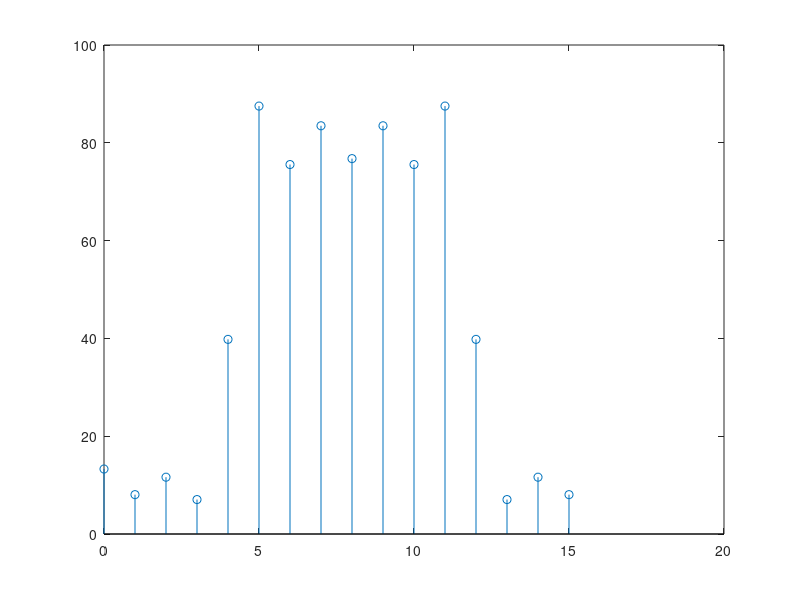
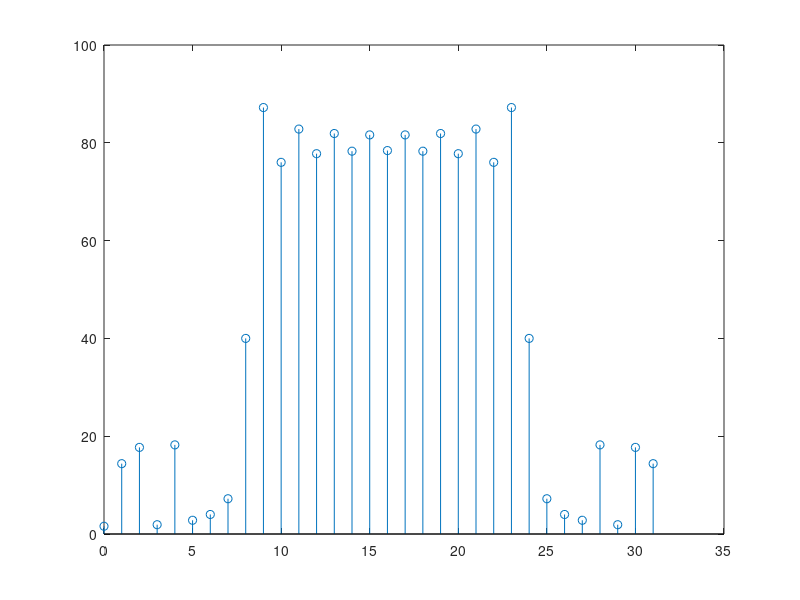
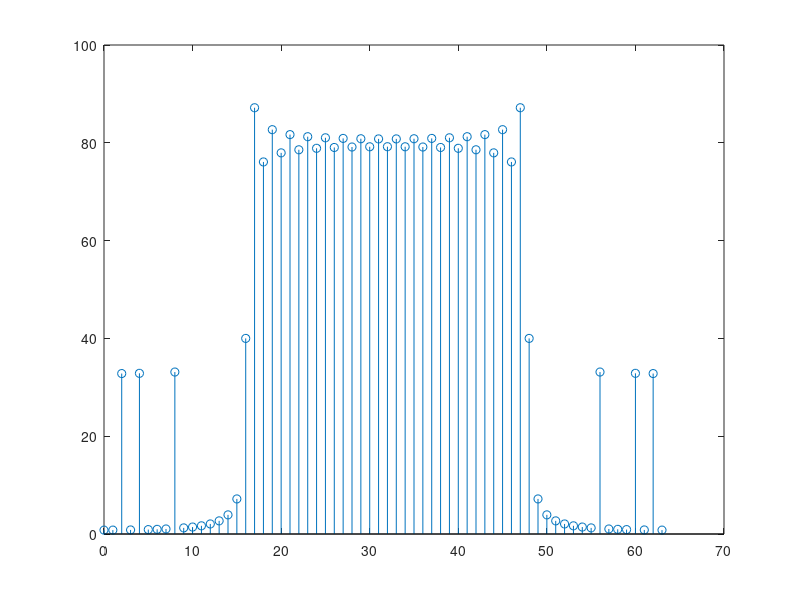
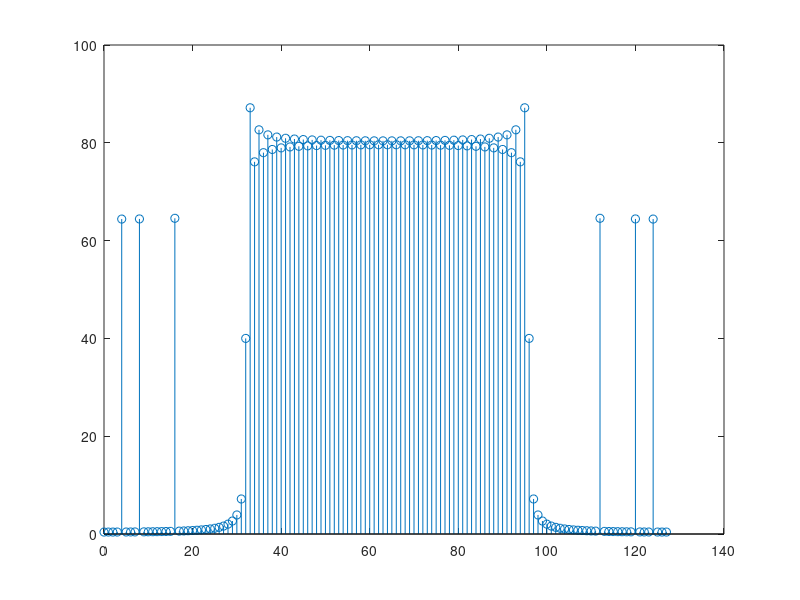

Reproduce these figures in MATLAB, in order.
f1=figure;
L1=16;
n1=[-L1/2:1:L1/2-1];
x1= -40*(sinc(n1/2))+cos(pi*n1/16)+cos(pi*n1/8)+cos(pi*n1/4);
x1(L1/2+1)=80+x1(L1/2+1);
z1=x1';
%dft transform of the signal
y1=abs(fft(z1, L1));
stem([0:1:15], y1);

f2=figure;
L2=32;
n2=[-L2/2:1:L2/2-1];
x2= -40*(sinc(n2/2))+cos(pi*n2/16)+cos(pi*n2/8)+cos(pi*n2/4);
x2(L2/2+1)=80+x2(L2/2+1);
z2= x2';
%dft transform of the signal
y2=abs(fft(z2, L2));
stem([0:1:31], y2);

f3=figure;
L3=64;
n3=[-L3/2:1:L3/2-1];
x3= -40*(sinc(n3/2))+cos(pi*n3/16)+cos(pi*n3/8)+cos(pi*n3/4);
x3(L3/2+1)=80+x3(L3/2+1);
z3= x3';
%dft transform of the signal
y3=abs(fft(z3, L3));
stem([0:1:63], y3);

f4=figure;
L4=128;
n4=[-L4/2:1:L4/2-1];
x4= -40*(sinc(n4/2))+cos(pi*n4/16)+cos(pi*n4/8)+cos(pi*n4/4);
x4(L4/2+1)=80+x4(L4/2+1);
z4= x4';
%dft transform of the signal
y4=abs(fft(z4, L4));
stem([0:1:127], y4);